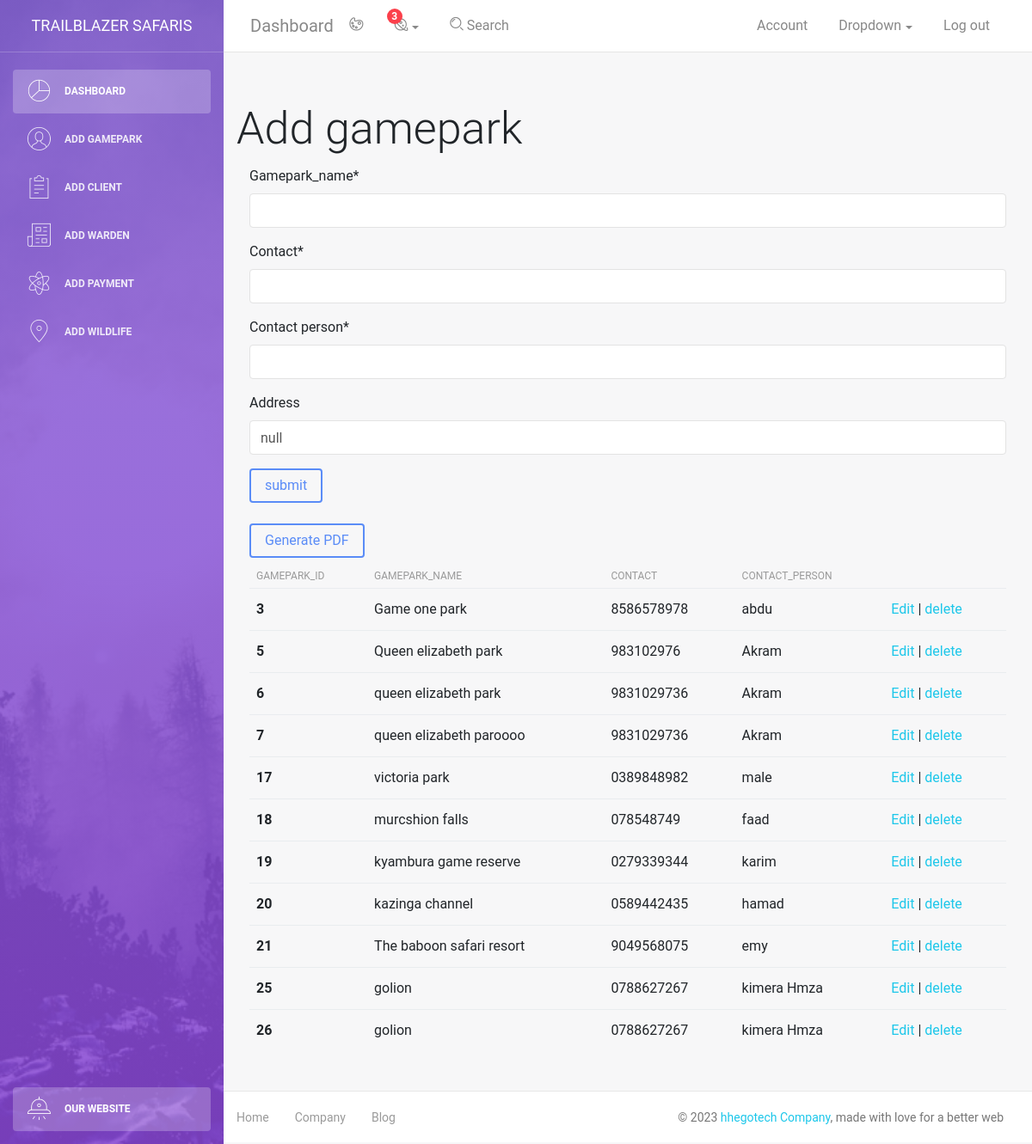
Page /add_gamepark/ (signed in) on the committed database.
### blog/models.py (models this page shows, shortened)
class Gamepark(models.Model):
    gamepark_name = models.CharField(max_length = 50, verbose_name="gamepark_name")
    contact = models.CharField(max_length = 10)
    contact_person = models.CharField(max_length = 60)
    address = models.CharField(max_length=100, null=True, blank=True, default="null")

### blog/views.py (the view)
# urls.py: path('add_gamepark/',add_gamepark_view,name="add_gamepark_page"),
@login_required
def add_gamepark_view(request):
    message = ""
    if request.method == "POST":
        gamepark_form = GameparkForm(request.POST)
        if gamepark_form.is_valid():
            gamepark_form.save()
            message =  "Gamepark added succesfully"
        messages.success(request, message)
    gamepark_form = GameparkForm()
    gamepark= Gamepark.objects.all()
    context = {
        'form': gamepark_form,
        'message': message,
        'gameparks': gamepark,
    }
    return render(request, "add_gamepark.html", context)

### blog/forms.py
class GameparkForm(ModelForm):
    class Meta:
        model = Gamepark
        fields = '__all__'

### blog/templates/add_gamepark.html (shortened to what this page needs)
{% extends './ase.html' %}
{% load static %}
{% load crispy_forms_tags %}
{% block content %}
    <h1> Add gamepark </h1>
<div class="container">
    <form method="POST">
        {{form|crispy}}
        <button class="btn btn-primary" type="submit">submit</button>
    </form>
     <br>
    <a href="{% url 'gamepark_pdf_page' %}" >
    <button type="button" class="btn btn-primary" >Generate PDF</button>
</a>
<table class="table table-hover">
    <thead>
        <tr>
            <th scope="col"> gamepark_id</th>
            <th scope="col"> gamepark_name</th>
            <th scope="col"> contact</th>
            <th scope="col"> contact_person</th>
        </tr>
    </thead>
    <tbody>
        {% for gamepark in gameparks %}
            <tr>
            <th scope="row">{{gamepark.id}}</th>
            <td>{{gamepark.gamepark_name}}</td>
            <td>{{gamepark.contact}}</td>
            <td>{{gamepark.contact_person}}</td>
        <td>
            <a href="{% url 'edit_gamepark_page' gamepark.id %}"> Edit</a> |
            <a href="{% url 'delete_gamepark_page' gamepark.id %}" onclick="return confirm('Are you sure you want to delete this gamepark ?')"> delete</a>
        </td>
</tr>
{% endfor %}
</tbody>
</table>
</div>
{% endblock content %}

### rows in the picture
Gamepark: id "3", gamepark_name "Game one park", contact "8586578978", contact_person "abdu"
Gamepark: id "5", gamepark_name "Queen elizabeth park", contact "983102976", contact_person "Akram"
Gamepark: id "6", gamepark_name "queen elizabeth park", contact "9831029736", contact_person "Akram"
Gamepark: id "7", gamepark_name "queen elizabeth paroooo", contact "9831029736", contact_person "Akram"
Gamepark: id "17", gamepark_name "victoria park", contact "0389848982", contact_person "male"
Gamepark: id "18", gamepark_name "murcshion falls", contact "078548749", contact_person "faad"
Gamepark: id "19", gamepark_name "kyambura game reserve", contact "0279339344", contact_person "karim"
Gamepark: id "20", gamepark_name "kazinga channel", contact "0589442435", contact_person "hamad"
Gamepark: id "21", gamepark_name "The baboon safari resort", contact "9049568075", contact_person "emy"
Gamepark: id "25", gamepark_name "golion", contact "0788627267", contact_person "kimera Hmza"
Gamepark: id "26", gamepark_name "golion", contact "0788627267", contact_person "kimera Hmza"
